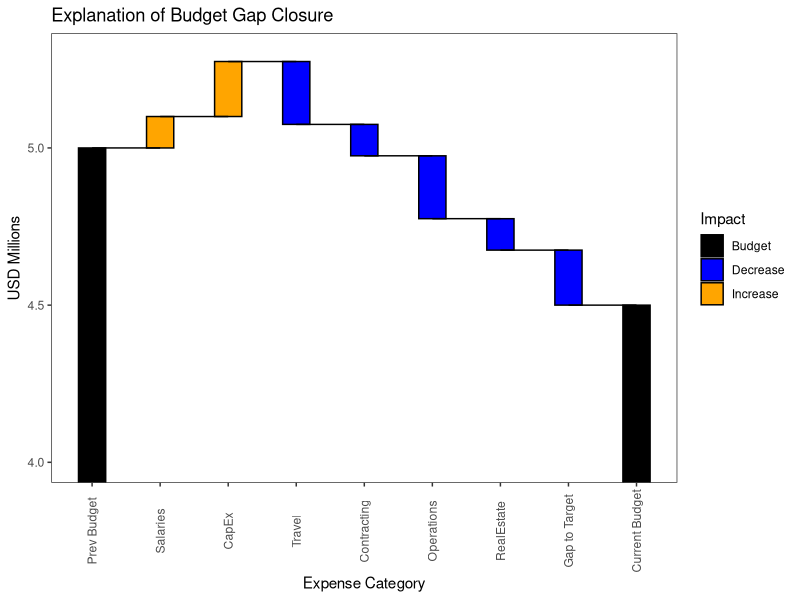

Recreate this plot in R.
library(tidyverse)



df <- tribble(
    ~Category, ~Value, 
    # --------- header record ----------
    "Prev Budget", 5,
    "Salaries", 0.1,
    "CapEx", 0.175,
    "Travel", -0.2,
    "Contracting", -0.1,
    "Operations", -0.2,
    "RealEstate", -0.1,
    "Gap to Target", -0.175,
    "Current Budget", -4.5
)
# You want the values to sum to zero.

levels <- df$Category

data1 <- df  %>%
    mutate(ymin = cumsum(Value),
           ymax = lag(cumsum(Value), default = 0),
           Category = factor(Category, levels = levels),
           xmin = c(head(Category, -1), NA),
           xmax = c(tail(Category, -1), NA),
           Impact = ifelse(Category %in% c(as.character(df$Category[1]), as.character(df$Category[nrow(df)])),"Budget",
                          ifelse(Value > 0, "Increase", "Decrease")
           ))

w <- 0.4  #use to set width of bars

ggplot(data1) +
    theme_bw()+
    theme(legend.position = "right", panel.grid = element_blank(), 
          axis.text.x = element_text(angle = 90, vjust = 0.5)) +
    labs(y = "USD Millions", x = "Expense Category", title = "Explanation of Budget Gap Closure") +
    geom_rect(aes(xmin = as.integer(Category) - w/2,
                  xmax = as.integer(Category) + w/2, ymin = ymin, ymax = ymax,
                  fill = Impact), colour = "black") +
    scale_x_discrete(limits = levels) +
    scale_fill_manual(values = (c("Decrease" = "blue", "Increase" = "orange", "Budget" = "black")))+
    geom_segment(data = data1[1:(nrow(data1) -1),],aes(x = xmin,
                                                       xend = xmax,
                                                       y = ymin,
                                                       yend = ymin)) +
    
    coord_cartesian(ylim=c(4, max(data1$ymax)+.025)) 

